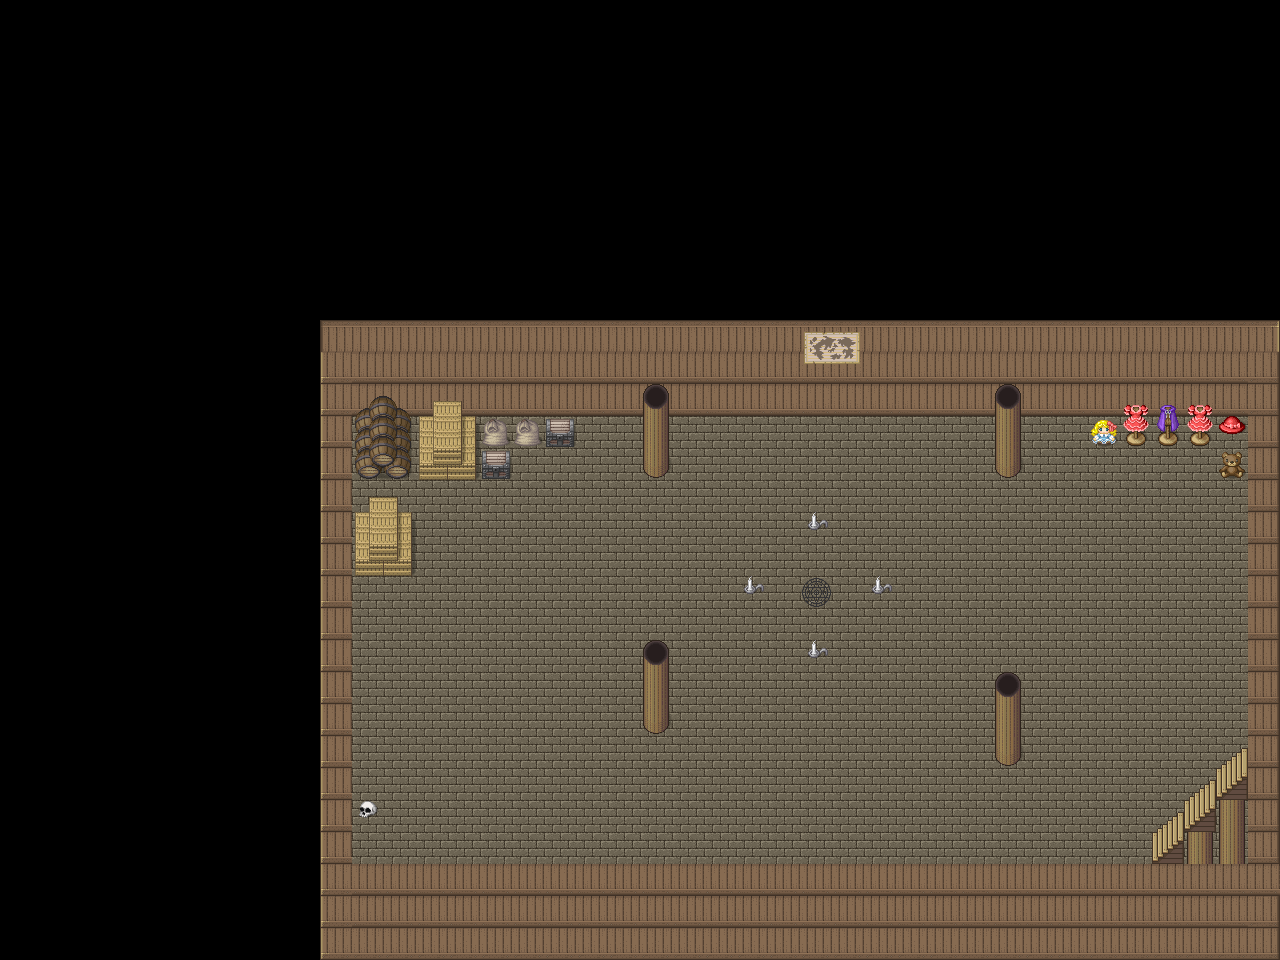

This game map was drawn from its Tiled (.tmx) file and the tilesets committed beside it. A one-line description and the trimmed map source follow:
An orthogonal 40x30 tile map with 32x32 px tiles, 3 tile layers (1, 2, 3) and 35 objects (10x Enemy, boss, Player).

<map version="1.10" tiledversion="1.11.0" orientation="orthogonal" renderorder="right-down" width="40" height="30" tilewidth="32" tileheight="32" infinite="0" nextlayerid="6" nextobjectid="43">
 <tileset firstgid="1" source="[Base]BaseChip_pipo.tsx" />
 <layer id="1" name="1" width="40" height="30">
  <data>[1200 cells, 600 non-empty, 1 distinct tile ids]</data>
 </layer>
 <layer id="2" name="2" width="40" height="30">
  <data>[1200 cells, 208 non-empty, 4 distinct tile ids]</data>
 </layer>
 <layer id="4" name="3" width="40" height="30">
  <data>[1200 cells, 62 non-empty, 33 distinct tile ids]</data>
 </layer>
 <objectgroup id="3" name="object 1">
  <object id="1" x="644" y="384" width="26.6667" height="94.6667" />
  <object id="2" x="994.667" y="385.333" width="25.3333" height="90.6667" />
  <object id="3" x="644" y="640" width="25.3333" height="96" />
  <object id="4" x="994.667" y="676" width="25.3333" height="85.3333" />
  <object id="5" x="353.333" y="412" width="161.333" height="66.6667" />
  <object id="6" x="318.667" y="318.667" width="961.333" height="65.3333" />
  <object id="7" x="318.667" y="377.333" width="36" height="580" />
  <object id="8" x="317.333" y="856" width="964" height="105.333" />
  <object id="9" x="1250.67" y="316" width="30.6667" height="646.667" />
  <object id="10" x="358.667" y="496" width="56" height="78.6667" />
  <object id="11" x="513.333" y="412" width="62.6667" height="36" />
  <object id="12" x="1088" y="417.333" width="32" height="28">
   <ellipse />
  </object>
  <object id="13" x="1121.33" y="401.333" width="29.3333" height="44">
   <ellipse />
  </object>
  <object id="14" x="1154.67" y="400" width="26.6667" height="48">
   <ellipse />
  </object>
  <object id="15" x="1181.33" y="400" width="34.6667" height="48">
   <ellipse />
  </object>
  <object id="16" x="1217.33" y="412" width="33.3333" height="26.6667">
   <ellipse />
  </object>
  <object id="17" x="1213.33" y="442.667" width="36" height="37.3333">
   <ellipse />
  </object>
  <object id="18" x="1198.67" y="212" height="1.33333">
   <ellipse />
  </object>
  <object id="19" x="1245.33" y="780" height="1.33333" />
  <object id="24" x="1152" y="818.667" width="97.3333" height="41.3333" />
  <object id="25" x="1216" y="746.667" width="28" height="106.667" />
  <object id="26" x="1184" y="785.333" width="50.6667" height="54.6667" />
 </objectgroup>
 <objectgroup id="5" name="object 2">
  <object id="28" name="Enemy" x="408" y="822.667">
   <point />
  </object>
  <object id="29" name="Enemy" x="405.333" y="756">
   <point />
  </object>
  <object id="30" name="Enemy" x="434.667" y="682.667">
   <point />
  </object>
  <object id="31" name="Enemy" x="478.667" y="640">
   <point />
  </object>
  <object id="32" name="Enemy" x="501.333" y="564">
   <point />
  </object>
  <object id="33" name="Enemy" x="548" y="510.667">
   <point />
  </object>
  <object id="34" name="Enemy" x="584" y="473.333">
   <point />
  </object>
  <object id="35" name="boss" x="816" y="600">
   <point />
  </object>
  <object id="36" name="Enemy" x="713.333" y="456">
   <point />
  </object>
  <object id="37" name="Enemy" x="781.333" y="458.667">
   <point />
  </object>
  <object id="38" name="Enemy" x="589.333" y="752">
   <point />
  </object>
  <object id="40" name="Player" x="1141.33" y="804">
   <point />
  </object>
  <object id="42" x="733.333" y="54.667">
   <point />
  </object>
 </objectgroup>
</map>
